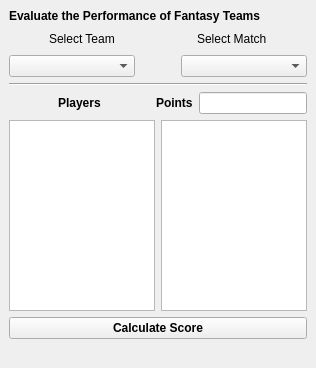
<?xml version="1.0" encoding="UTF-8"?>
<ui version="4.0">
 <class>PerformanceWindow</class>
 <widget class="QMainWindow" name="PerformanceWindow">
  <property name="geometry">
   <rect>
    <x>0</x>
    <y>0</y>
    <width>316</width>
    <height>368</height>
   </rect>
  </property>
  <property name="windowTitle">
   <string>Evaluate Performance</string>
  </property>
  <widget class="QWidget" name="centralwidget">
   <layout class="QGridLayout" name="gridLayout">
    <item row="3" column="0">
     <widget class="Line" name="line">
      <property name="orientation">
       <enum>Qt::Horizontal</enum>
      </property>
     </widget>
    </item>
    <item row="0" column="0">
     <widget class="QLabel" name="TopL">
      <property name="font">
       <font>
        <pointsize>9</pointsize>
        <weight>75</weight>
        <bold>true</bold>
       </font>
      </property>
      <property name="layoutDirection">
       <enum>Qt::LeftToRight</enum>
      </property>
      <property name="text">
       <string>Evaluate the Performance of Fantasy Teams</string>
      </property>
     </widget>
    </item>
    <item row="8" column="0">
     <layout class="QHBoxLayout" name="horizontalLayout_4">
      <item>
       <widget class="QPushButton" name="ScoreButton">
        <property name="font">
         <font>
          <pointsize>9</pointsize>
          <weight>75</weight>
          <bold>true</bold>
         </font>
        </property>
        <property name="text">
         <string>Calculate Score</string>
        </property>
       </widget>
      </item>
     </layout>
    </item>
    <item row="7" column="0">
     <layout class="QHBoxLayout" name="horizontalLayout_2">
      <item>
       <widget class="QListWidget" name="PlayersList"/>
      </item>
      <item>
       <spacer name="horizontalSpacer">
        <property name="orientation">
         <enum>Qt::Horizontal</enum>
        </property>
        <property name="sizeHint" stdset="0">
         <size>
          <width>40</width>
          <height>20</height>
         </size>
        </property>
       </spacer>
      </item>
      <item>
       <widget class="QListWidget" name="PointsList"/>
      </item>
     </layout>
    </item>
    <item row="2" column="0">
     <layout class="QHBoxLayout" name="horizontalLayout">
      <item>
       <widget class="QComboBox" name="TeamList">
        <property name="currentIndex">
         <number>-1</number>
        </property>
       </widget>
      </item>
      <item>
       <spacer name="horizontalSpacer_2">
        <property name="orientation">
         <enum>Qt::Horizontal</enum>
        </property>
        <property name="sizeType">
         <enum>QSizePolicy::Fixed</enum>
        </property>
        <property name="sizeHint" stdset="0">
         <size>
          <width>40</width>
          <height>20</height>
         </size>
        </property>
       </spacer>
      </item>
      <item>
       <widget class="QComboBox" name="MatchList"/>
      </item>
     </layout>
    </item>
    <item row="5" column="0">
     <layout class="QHBoxLayout" name="horizontalLayout_3">
      <item>
       <spacer name="horizontalSpacer_3">
        <property name="orientation">
         <enum>Qt::Horizontal</enum>
        </property>
        <property name="sizeType">
         <enum>QSizePolicy::Expanding</enum>
        </property>
        <property name="sizeHint" stdset="0">
         <size>
          <width>40</width>
          <height>20</height>
         </size>
        </property>
       </spacer>
      </item>
      <item>
       <widget class="QLabel" name="PlayersL">
        <property name="font">
         <font>
          <weight>75</weight>
          <bold>true</bold>
         </font>
        </property>
        <property name="text">
         <string>Players</string>
        </property>
       </widget>
      </item>
      <item>
       <spacer name="horizontalSpacer_4">
        <property name="orientation">
         <enum>Qt::Horizontal</enum>
        </property>
        <property name="sizeHint" stdset="0">
         <size>
          <width>40</width>
          <height>20</height>
         </size>
        </property>
       </spacer>
      </item>
      <item>
       <widget class="QLabel" name="PointsL">
        <property name="font">
         <font>
          <weight>75</weight>
          <bold>true</bold>
         </font>
        </property>
        <property name="text">
         <string>Points</string>
        </property>
       </widget>
      </item>
      <item>
       <widget class="QLineEdit" name="PointsD">
        <property name="readOnly">
         <bool>true</bool>
        </property>
       </widget>
      </item>
     </layout>
    </item>
    <item row="1" column="0">
     <layout class="QHBoxLayout" name="horizontalLayout_5">
      <item>
       <spacer name="horizontalSpacer_6">
        <property name="orientation">
         <enum>Qt::Horizontal</enum>
        </property>
        <property name="sizeType">
         <enum>QSizePolicy::Minimum</enum>
        </property>
        <property name="sizeHint" stdset="0">
         <size>
          <width>40</width>
          <height>20</height>
         </size>
        </property>
       </spacer>
      </item>
      <item>
       <widget class="QLabel" name="SelectTeamL">
        <property name="text">
         <string>Select Team</string>
        </property>
       </widget>
      </item>
      <item>
       <spacer name="horizontalSpacer_5">
        <property name="orientation">
         <enum>Qt::Horizontal</enum>
        </property>
        <property name="sizeHint" stdset="0">
         <size>
          <width>40</width>
          <height>20</height>
         </size>
        </property>
       </spacer>
      </item>
      <item>
       <widget class="QLabel" name="SelectMatchL">
        <property name="text">
         <string>Select Match</string>
        </property>
       </widget>
      </item>
      <item>
       <spacer name="horizontalSpacer_7">
        <property name="orientation">
         <enum>Qt::Horizontal</enum>
        </property>
        <property name="sizeType">
         <enum>QSizePolicy::Minimum</enum>
        </property>
        <property name="sizeHint" stdset="0">
         <size>
          <width>40</width>
          <height>20</height>
         </size>
        </property>
       </spacer>
      </item>
     </layout>
    </item>
    <item row="9" column="0">
     <widget class="QLabel" name="StatusbarPW">
      <property name="text">
       <string/>
      </property>
     </widget>
    </item>
   </layout>
  </widget>
 </widget>
 <resources/>
 <connections/>
</ui>
